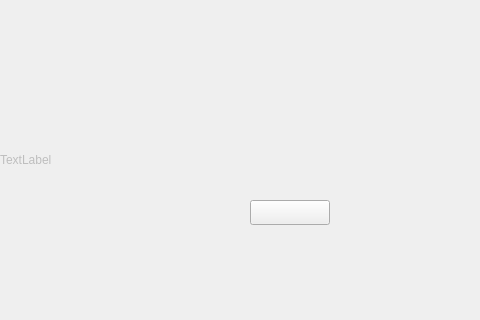
<?xml version="1.0" encoding="UTF-8"?>
<ui version="4.0">
 <class>game_begin</class>
 <widget class="QWidget" name="game_begin">
  <property name="enabled">
   <bool>true</bool>
  </property>
  <property name="geometry">
   <rect>
    <x>0</x>
    <y>0</y>
    <width>480</width>
    <height>320</height>
   </rect>
  </property>
  <property name="minimumSize">
   <size>
    <width>0</width>
    <height>0</height>
   </size>
  </property>
  <property name="maximumSize">
   <size>
    <width>16777215</width>
    <height>16777215</height>
   </size>
  </property>
  <property name="windowTitle">
   <string>Form</string>
  </property>
  <widget class="QLabel" name="label">
   <property name="enabled">
    <bool>false</bool>
   </property>
   <property name="geometry">
    <rect>
     <x>0</x>
     <y>0</y>
     <width>480</width>
     <height>320</height>
    </rect>
   </property>
   <property name="minimumSize">
    <size>
     <width>480</width>
     <height>320</height>
    </size>
   </property>
   <property name="maximumSize">
    <size>
     <width>480</width>
     <height>320</height>
    </size>
   </property>
   <property name="text">
    <string>TextLabel</string>
   </property>
  </widget>
  <widget class="QPushButton" name="play">
   <property name="geometry">
    <rect>
     <x>250</x>
     <y>200</y>
     <width>80</width>
     <height>25</height>
    </rect>
   </property>
   <property name="minimumSize">
    <size>
     <width>80</width>
     <height>25</height>
    </size>
   </property>
   <property name="maximumSize">
    <size>
     <width>80</width>
     <height>25</height>
    </size>
   </property>
   <property name="text">
    <string/>
   </property>
   <property name="iconSize">
    <size>
     <width>80</width>
     <height>25</height>
    </size>
   </property>
  </widget>
 </widget>
 <resources/>
 <connections/>
</ui>
